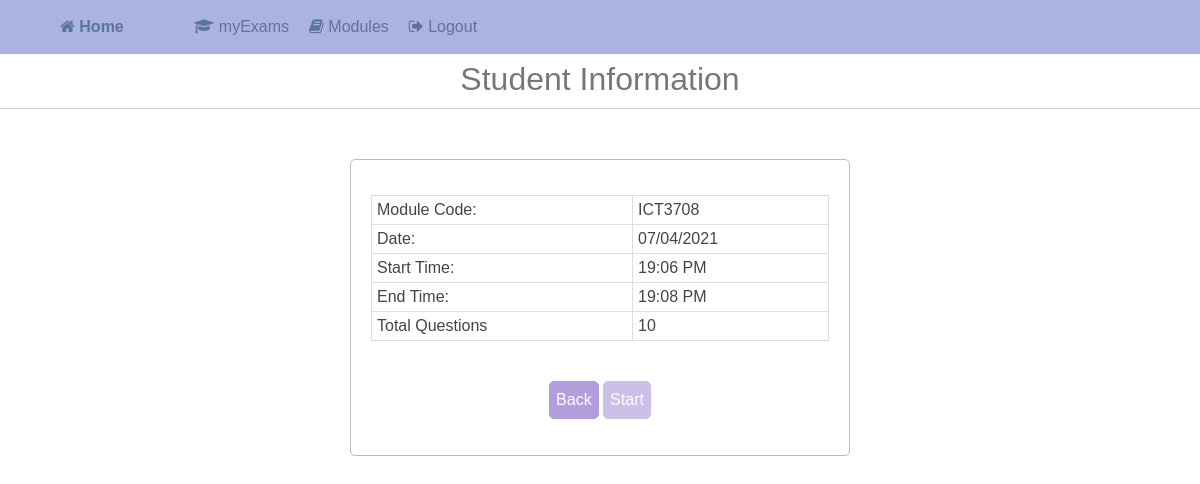
/student/examinfo.php?id=ICT3708, run on the app's committed database.
### tables this page shows
CREATE TABLE `exam` (
  `exam_ID` int(11) NOT NULL,
  `moduleCode` varchar(53) DEFAULT NULL,
  `exam_Date` date DEFAULT NULL,
  `StartTime` time DEFAULT NULL,
  `CompletionTime` time DEFAULT NULL,
  `exam_type` varchar(10) NOT NULL,
  `num_Question` tinyint(10) DEFAULT NULL
);

### config/config.php (called while the page is built, shortened)
<?php
	abstract class DBConnection {
		private $conn = null;
		private function db_init() {
			try {
				$this->conn = new PDO("mysql:host=".self::DB_HOST.";dbname=".self::DB_NAME, self::DB_USER, self::DB_PASSWORD);
			}
			catch(PDOException $e) {
				echo "DATABSE ERROR: ". $e->getMessage();
			}
			return $this->conn;
		}
		public function connect() {
			return $this->db_init();
		}
	}
?>

### model/examModel.php (called while the page is built, shortened)
<?php
class Exam extends DBConnection {
	private $conn = null;
	public function __construct() {
		$this->conn = parent::connect();
	}
	public function getExamInfo($moduleCode) {
		$stmt = $this->conn->prepare("SELECT * FROM `exam` WHERE moduleCode = ? OR exam_ID = ? ORDER BY exam_ID DESC");
		$stmt->bindValue(1, $moduleCode);
		$stmt->bindValue(2, $moduleCode);
		$stmt->execute();
		if($stmt->rowCount() > 0) {
			return $stmt->fetch(PDO::FETCH_OBJ);
		}
		else {
			return false;
		}
	}
	public function isStudentWrote($studentNumber, $moduleCode) {
		$stmt = $this->conn->prepare("SELECT * FROM `exam_process` WHERE `Student_Number` = ? AND `Module_Code` = ? AND `Declaration` = 'Yes' ");
		$stmt->bindValue(1, $studentNumber);
		$stmt->bindValue(2, $moduleCode);
		$stmt->execute();
		if($stmt->rowCount() > 0) {
			return true;
		}
		else {
			return false;
		}
	}
}
?>

### student/examinfo.php (the view, shortened to what this page needs)
<?php
	include('header.php');
	include('menubar.php');
	if(isset($_REQUEST['id'])) {
		$info = $exam->getExamInfo($_REQUEST['id']);
	}
	$isLocked = ($info->exam_Date == date('Y-m-d')) ? '' : 'disabled';
	$isStudentWrote = ($exam->isStudentWrote($_SESSION['studentNum'], $info->moduleCode)) ? 'disabled' : '';
?>
<div class="page-header">Student Information</div>
<div class="" style="width: 500px; margin: 50px auto; border: thin solid #bbb; border-radius: 5px; padding: 20px;">
	<form action="" method="POST" enctype="">
		<div>
			<table class="table">
				<tr>
					<td>Module Code:</td><td><?php echo strtoupper($info->moduleCode); ?></td>
				</tr>
				<tr>
					<td>Date:</td><td><?php echo date('d/m/Y', strtotime($info->exam_Date)); ?></td>
				</tr>
				<tr>
					<td>Start Time:</td><td><?php echo date('H:i A', strtotime($info->StartTime)); ?></td>
				</tr>
				<tr>
					<td>End Time:</td><td><?php echo date('H:i A', strtotime($info->CompletionTime)); ?></td>
				</tr>
				<tr>
					<td>Total Questions</td><td><?php echo $info->num_Question; ?></td>
				</tr>
			</table>
		</div>
		<br>
		<div>
			<center>
			<a href="index.php" style="text-decoration: none;" class="btn">Back</a>
			<a href="declare.php?id=<?php echo $_REQUEST['id']; ?>" style="text-decoration: none;" class="btn <?php echo $isLocked; echo $isStudentWrote; ?>">Start</a>
			</center>
		</div>
	</form>
</div>

### assets/styles.css (style rules this page uses)
.page-header { font-size: 2em; color: #777; text-align: center; border-bottom: thin solid #ccc; margin-top: 50px; padding: 5px 0; }
.table { border-collapse: collapse; width: 100%; margin-top: 15px; border-bottom: thin solid #777; border-color: #bbb; }
.table tr td { border: thin solid #bbb; border-color: #ddd; color: #444; padding: 5px; }
.btn { background-color: #B39DDB; color: #fff; border: thin solid #B39DDB; padding: 6px; border-radius: 5px; cursor: pointer; }

### data on the page
exam: moduleCode "ICT3708", exam_Date "07/04/2021", StartTime "19:06 PM", CompletionTime "19:08 PM", num_Question "10"
